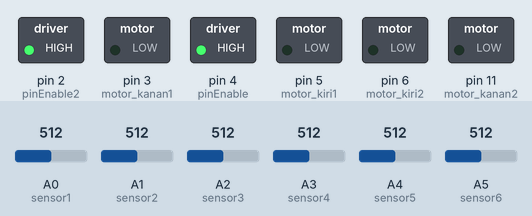
This sketch was run on a simulated Arduino Uno, built with avr-gcc and run on an emulated ATmega328P. Shown: switched loads named in the sketch (green lamp = pin HIGH). Inputs (shaded band) come from the test bench; at power-on: A0 (sensor1) = 512, A1 (sensor2) = 512, A2 (sensor3) = 512, A3 (sensor4) = 512, A4 (sensor5) = 512, A5 (sensor6) = 512. What the sketch prints to the serial monitor is not drawn.

Above: at 0.1 s.
Timing chart, 0 to 1.6 s (numbered marks = the images above):
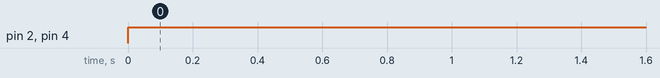

The sketch:

Modul1__SistemKendali_on-off_Hudiya_Sukma_Tim_Gemoy.ino
```cpp
// Modul Praktikum 1 - Sistem Kendali On-Off
// Nama Tim : Gemoy
// Nama Anggota 1 : Nadia Novemi Wilza
// Nama Anggota 2 : Hudiya Sukma

// Deklarasi Variabel Sensor
int sensor1 = A0;
int sensor2 = A1;
int sensor3 = A2;
int sensor4 = A3;
int sensor5 = A4;
int sensor6 = A5;
int baca_sensor[6];

//pin buat enable
int pinEnable =4;
int pinEnable2 = 2;

//pin buat motor kiri
int motor_kiri1 = 5;
int motor_kiri2 = 6;

//pin buat motor kanan
int motor_kanan1 = 3;
int motor_kanan2 = 11;

void setup()
{
  //pinmode input sensor
  pinMode(sensor1, INPUT);
  pinMode(sensor2, INPUT);
  pinMode(sensor3, INPUT);
  pinMode(sensor4, INPUT);
  pinMode(sensor5, INPUT);
  pinMode(sensor6, INPUT);

  //pinmode output sensor
  pinMode(pinEnable, OUTPUT);
  pinMode(pinEnable2, OUTPUT);
  pinMode(motor_kiri1, OUTPUT);
  pinMode(motor_kiri2, OUTPUT);
  pinMode(motor_kanan1, OUTPUT);
  pinMode(motor_kanan2, OUTPUT);

  Serial.begin(9600);
}

void readsensor() { // untuk membaca sensor kemudian menyimpan Array
  baca_sensor[0] = analogRead(sensor1);
  baca_sensor[1] = analogRead(sensor2);
  baca_sensor[2] = analogRead(sensor3);
  baca_sensor[3] = analogRead(sensor4);
  baca_sensor[4] = analogRead(sensor5);
  baca_sensor[5] = analogRead(sensor6);

  Serial.println(baca_sensor[0]);
}

void loop(){

    readsensor();
    if (baca_sensor[0] < 34 && baca_sensor[1] < 34 &&
        baca_sensor[2] > 34 && baca_sensor[3] > 34 &&
        baca_sensor[4] > 34 && baca_sensor[5] > 34){
        //motor kanan aktif
      	digitalWrite(pinEnable, HIGH);
        digitalWrite(motor_kiri1, LOW);
        digitalWrite(motor_kiri2, LOW);

        digitalWrite(pinEnable2, HIGH);
        digitalWrite(motor_kanan1, HIGH);
        digitalWrite(motor_kanan2, LOW);
    }
    else if (baca_sensor[0] > 34 && baca_sensor[1] > 34 &&
             baca_sensor[2] < 34 && baca_sensor[3] < 34 &&
             baca_sensor[4] > 34 && baca_sensor[5] > 34){
      	//kedua motor aktif
        digitalWrite(pinEnable, HIGH);
        digitalWrite(motor_kiri1, HIGH);
        digitalWrite(motor_kiri2, LOW);

        digitalWrite(pinEnable2, HIGH);
        digitalWrite(motor_kanan1, HIGH);
        digitalWrite(motor_kanan2, LOW);
    }
    else if (baca_sensor[0] > 34 && baca_sensor[1] > 34 &&
             baca_sensor[2] > 34 && baca_sensor[3] > 34 &&
             baca_sensor[4] < 34 && baca_sensor[5] < 34){
      	//motor kiri aktif
        digitalWrite(pinEnable, HIGH);
        digitalWrite(motor_kiri1, HIGH);
        digitalWrite(motor_kiri2, LOW);

        digitalWrite(pinEnable2, HIGH);
        digitalWrite(motor_kanan1, LOW);
        digitalWrite(motor_kanan2, LOW);
    }
    else if (baca_sensor[0] > 34 && baca_sensor[1] > 34 &&
             baca_sensor[2] > 34 && baca_sensor[3] > 34 &&
             baca_sensor[4] > 34 && baca_sensor[5] > 34){
      	//STOP CONDITION
        digitalWrite(pinEnable, HIGH);
        digitalWrite(motor_kiri1, LOW);
        digitalWrite(motor_kiri2, LOW);

        digitalWrite(pinEnable2, HIGH);
        digitalWrite(motor_kanan1, LOW);
        digitalWrite(motor_kanan2, LOW);
    }
  else{}
}
```

Measured:
- by itself, pin 2 (pinEnable2), pin 4 (pinEnable): LOW → HIGH at 0.00 s
